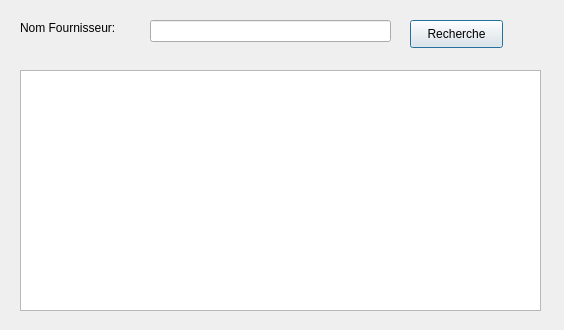
<?xml version="1.0" encoding="UTF-8"?>
<ui version="4.0">
 <class>RechercheFournisseur</class>
 <widget class="QDialog" name="RechercheFournisseur">
  <property name="geometry">
   <rect>
    <x>0</x>
    <y>0</y>
    <width>564</width>
    <height>330</height>
   </rect>
  </property>
  <property name="windowTitle">
   <string>Dialog</string>
  </property>
  <widget class="QPushButton" name="pushButton">
   <property name="geometry">
    <rect>
     <x>410</x>
     <y>20</y>
     <width>93</width>
     <height>28</height>
    </rect>
   </property>
   <property name="text">
    <string>Recherche</string>
   </property>
  </widget>
  <widget class="QTableView" name="tableView">
   <property name="geometry">
    <rect>
     <x>20</x>
     <y>70</y>
     <width>521</width>
     <height>241</height>
    </rect>
   </property>
  </widget>
  <widget class="QLineEdit" name="lineEdit">
   <property name="geometry">
    <rect>
     <x>150</x>
     <y>20</y>
     <width>241</width>
     <height>22</height>
    </rect>
   </property>
  </widget>
  <widget class="QLabel" name="label">
   <property name="geometry">
    <rect>
     <x>20</x>
     <y>20</y>
     <width>121</width>
     <height>16</height>
    </rect>
   </property>
   <property name="text">
    <string>Nom Fournisseur:</string>
   </property>
  </widget>
 </widget>
 <resources/>
 <connections/>
</ui>
